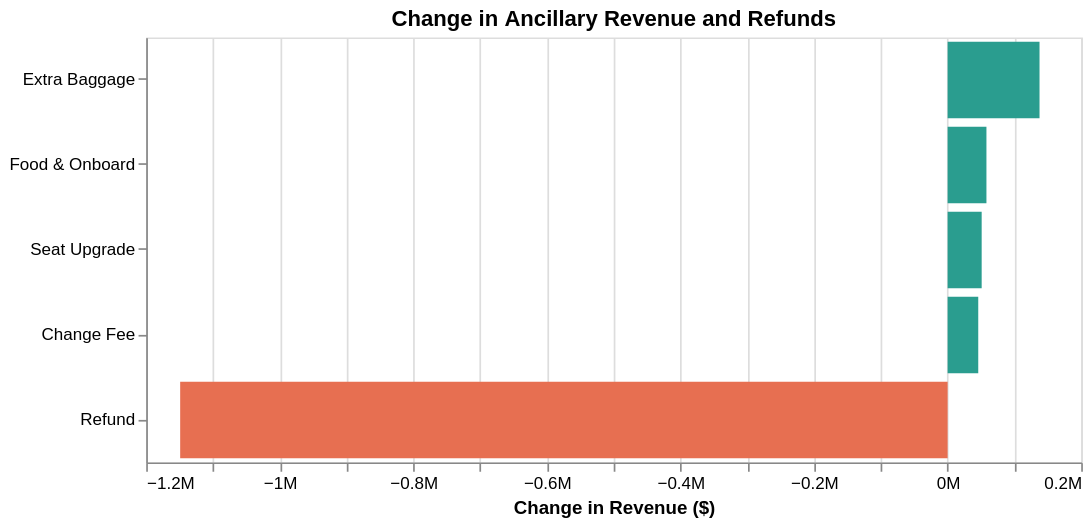

Source (notebook cell):
### Code cell
ancillary_change = revenue_change[
    revenue_change["Category"] != "Ticket"
]

alt.Chart(ancillary_change[["Category", "Change"]]).mark_bar().encode(
    y=alt.Y("Category:N", sort="-x", title=None),
    x=alt.X(
        "Change:Q",
        title="Change in Revenue ($)",
        axis=alt.Axis(format="~s")
    ),
    color=alt.condition(
        alt.datum.Change >= 0,
        alt.value("#2A9D8F"),
        alt.value("#E76F51")
    ),
    tooltip=[
        "Category",
        alt.Tooltip("Change:Q", format="$,.0f")
    ]
).properties(
    title="Change in Ancillary Revenue and Refunds",
    width=550,
    height=250
)

### Figure 1 — Vega-Lite specification as saved in the notebook (floating-point values rounded to 4 significant figures)
{"config": {"view": {"continuousWidth": 300, "continuousHeight": 300}}, "data": {"name": "data-8beab33fd714c36208c4baccc60535df"}, "mark": {"type": "bar"}, "encoding": {"color": {"condition": {"test": "(datum.Change >= 0)", "value": "#2A9D8F"}, "value": "#E76F51"}, "tooltip": [{"field": "Category", "type": "nominal"}, {"field": "Change", "format": "$,.0f", "type": "quantitative"}], "x": {"axis": {"format": "~s"}, "field": "Change", "title": "Change in Revenue ($)", "type": "quantitative"}, "y": {"field": "Category", "sort": "-x", "title": null, "type": "nominal"}}, "height": 250, "title": "Change in Ancillary Revenue and Refunds", "width": 550, "$schema": "https://vega.github.io/schema/vega-lite/v6.4.1.json", "datasets": {"data-8beab33fd714c36208c4baccc60535df": [{"Category": "Extra Baggage", "Change": 137600.0}, {"Category": "Seat Upgrade", "Change": 50980.0}, {"Category": "Change Fee", "Change": 45850.0}, {"Category": "Food & Onboard", "Change": 58110.0}, {"Category": "Refund", "Change": -1149000.0}]}}
